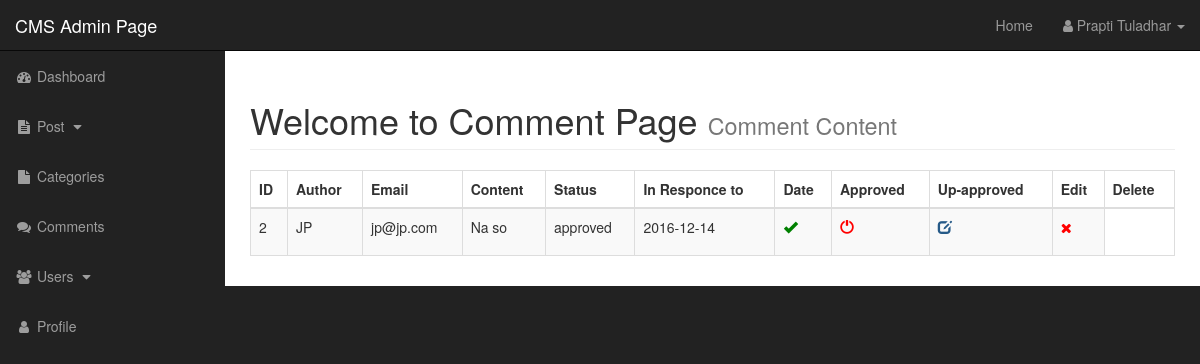
Page /admin/comment.php (signed in) on the committed database.
### tables this page shows
CREATE TABLE IF NOT EXISTS `comments` (
  `comment_id` int(3) NOT NULL AUTO_INCREMENT,
  `comment_post_id` int(3) NOT NULL,
  `comment_author` varchar(255) NOT NULL,
  `comment_email` varchar(255) NOT NULL,
  `comment_content` text NOT NULL,
  `comment_status` varchar(255) NOT NULL,
  `comment_date` date NOT NULL,
  PRIMARY KEY (`comment_id`)
);

### admin/includes/admin_view_all_comments.php (the view, shortened to what this page needs)
<div class="row">
    <div class="col-lg-12">
        <div class="table-responsive">
            <table class="table table-bordered table-striped table-hover">
                <thead>
                    <tr>
                        <th>ID</th>
                        <th>Author</th>
                        <th>Email</th>
                        <th>Content</th>
                        <th>Status</th>
                        <th>In Responce to</th>
                        <th>Date</th>
                        <th>Approved</th>
                        <th>Up-approved</th>
                        <th>Edit</th>
                        <th>Delete</th>
                    </tr>
                </thead>
                <tbody>
                    <?php
$query = "SELECT * FROM comments";
$run_query = mysqli_query($con, $query);
while ($row = mysqli_fetch_array($run_query)) {
	$comment_id = $row['comment_id'];
	$comment_author = $row['comment_author'];
	$comment_email = $row['comment_email'];
	$comment_date = $row['comment_date'];
	$comment_content = $row['comment_content'];
	$comment_status = $row['comment_status'];
	echo "<tr>";
	echo "<td>{$comment_id}</td>";
	echo "<td>{$comment_author}</td>";
	echo "<td>{$comment_email}</td>";
	echo "<td>{$comment_content}</td>";
	echo "<td>{$comment_status}</td>";
	echo "<td>{$comment_date}</td>";
	echo "<td><a href='comment.php?approved={$comment_id}'><span class='glyphicon glyphicon-ok' style='color: green;'></span></a></td>";
	echo "<td><a href='comment.php?unapproved={$comment_id}'><span class='glyphicon glyphicon-off' style='color: red;' ></span></a></td>";
	echo "<td><a href='comment.php?source=edit_comment&c_id={$comment_id}'><span class='glyphicon glyphicon-edit' style='color: #265a88;'></span></a></td>";
	echo "<td><a href='?del={$comment_id}'><i class='fa fa-times' style='color: red;'></i></a></td>";
	echo "</tr>";
}
?>
                </tbody>
            </table>
        </div>
    </div>
</div>

### admin/css/sb-admin.css (style rules this page uses)
body { margin-top: 100px; background-color: #222; }
@media (min-width:768px) { body { margin-top: 50px; } }

### rows in the picture
comments: comment_id "2", comment_author "JP", comment_email "jp@jp.com", comment_content "Na so", comment_status "approved", comment_date "2016-12-14"

### other values in the picture
$_SESSION['firstname'] "Prapti"
$_SESSION['lastname'] "Tuladhar"
